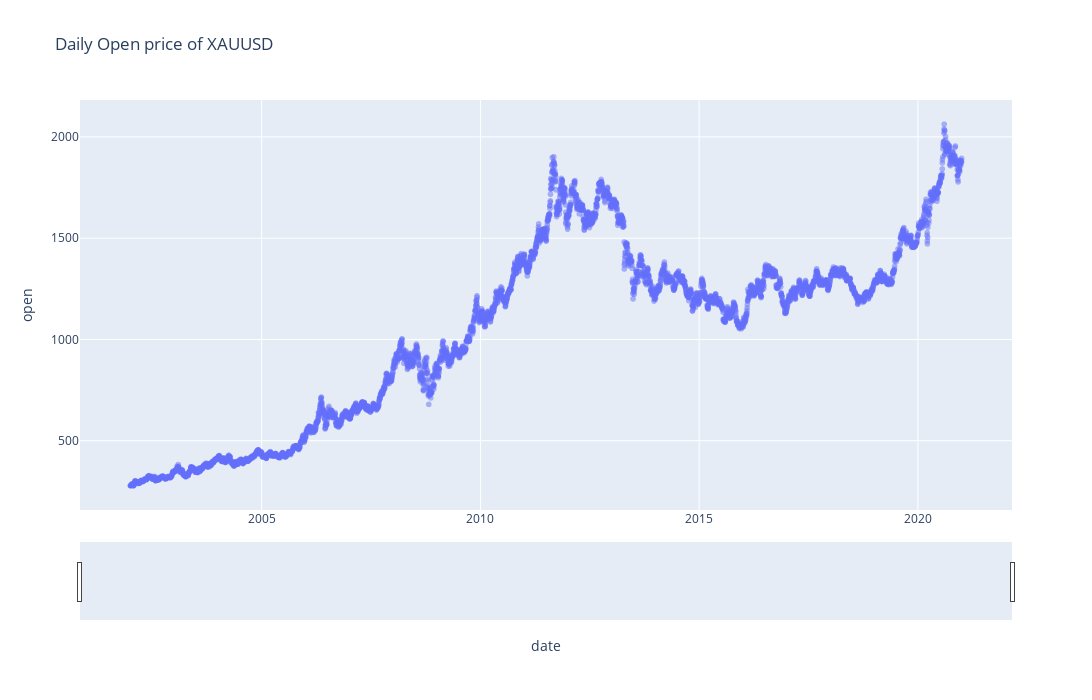

The notebook cell saved with this chart:
### Code cell
import plotly.express as px
fig = px.scatter(df, x = 'date', y = 'open', title = 'Daily Open price of XAUUSD', width = 1200, height = 700, opacity = 0.5)
# Add a slider to the plot
fig.update_xaxes(rangeslider_visible=True)
fig.update_yaxes(rangemode = 'normal')
fig.show()
# ['linear', 'hv', 'vh', 'hvh', 'vhv']

### Figure 1 — Plotly figure (JSON) as saved in the notebook; plotly's stock layout.template omitted (floating-point values rounded to 4 significant figures; data arrays with more than 128 entries replaced by an {"elided": "..."} marker saying what was removed)
{"data": [{"hovertemplate": "date=%{x}<br>open=%{y}<extra></extra>", "legendgroup": "", "marker": {"color": "#636efa", "opacity": 0.5, "symbol": "circle"}, "mode": "markers", "name": "", "showlegend": false, "type": "scattergl", "x": {"elided": "5068 str values"}, "xaxis": "x", "y": {"elided": "5068 float values"}, "yaxis": "y"}], "layout": {"height": 700, "legend": {"tracegroupgap": 0}, "title": {"text": "Daily Open price of XAUUSD"}, "width": 1200, "xaxis": {"anchor": "y", "domain": [0, 1], "rangeslider": {"visible": true}, "title": {"text": "date"}}, "yaxis": {"anchor": "x", "domain": [0, 1], "rangemode": "normal", "title": {"text": "open"}}}}
